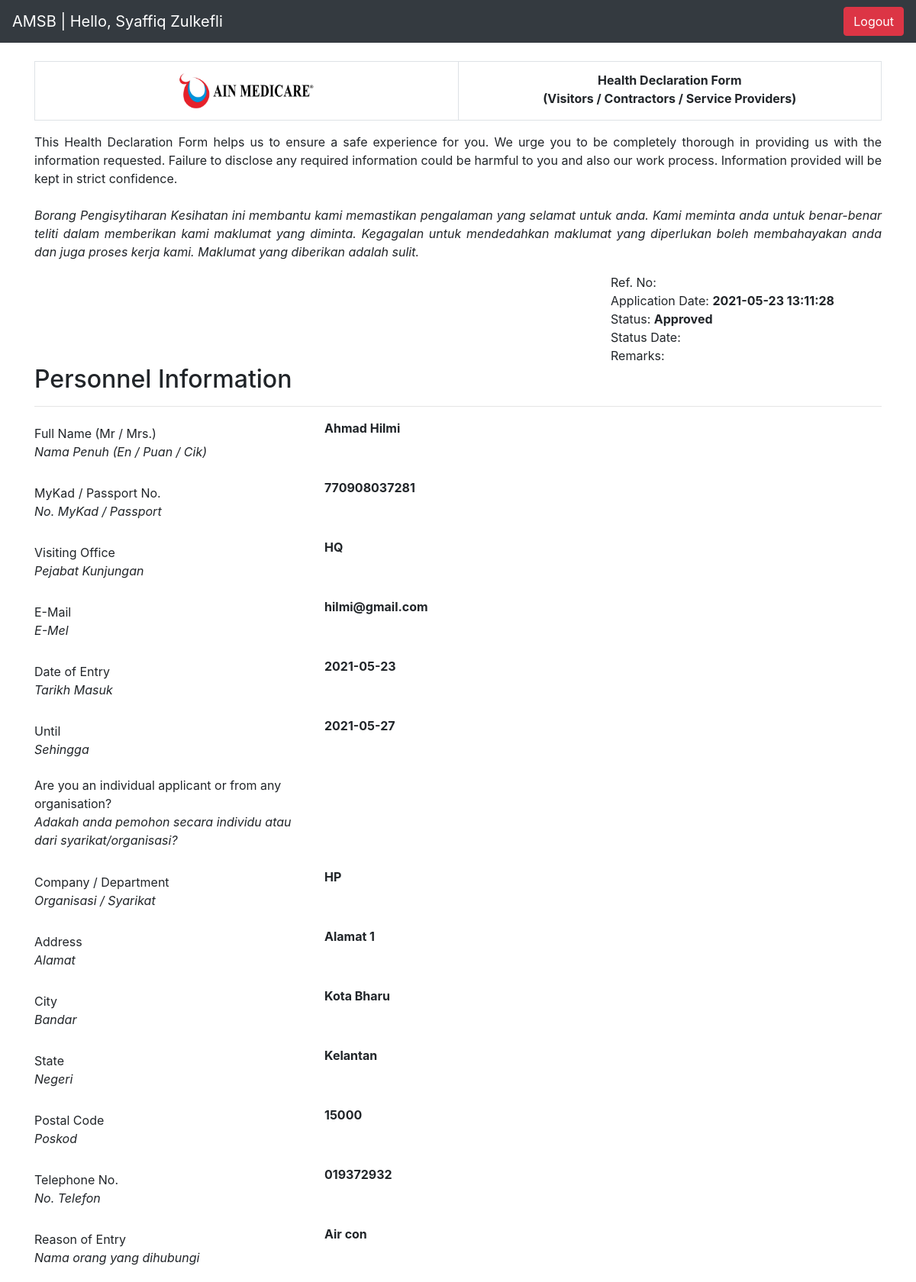
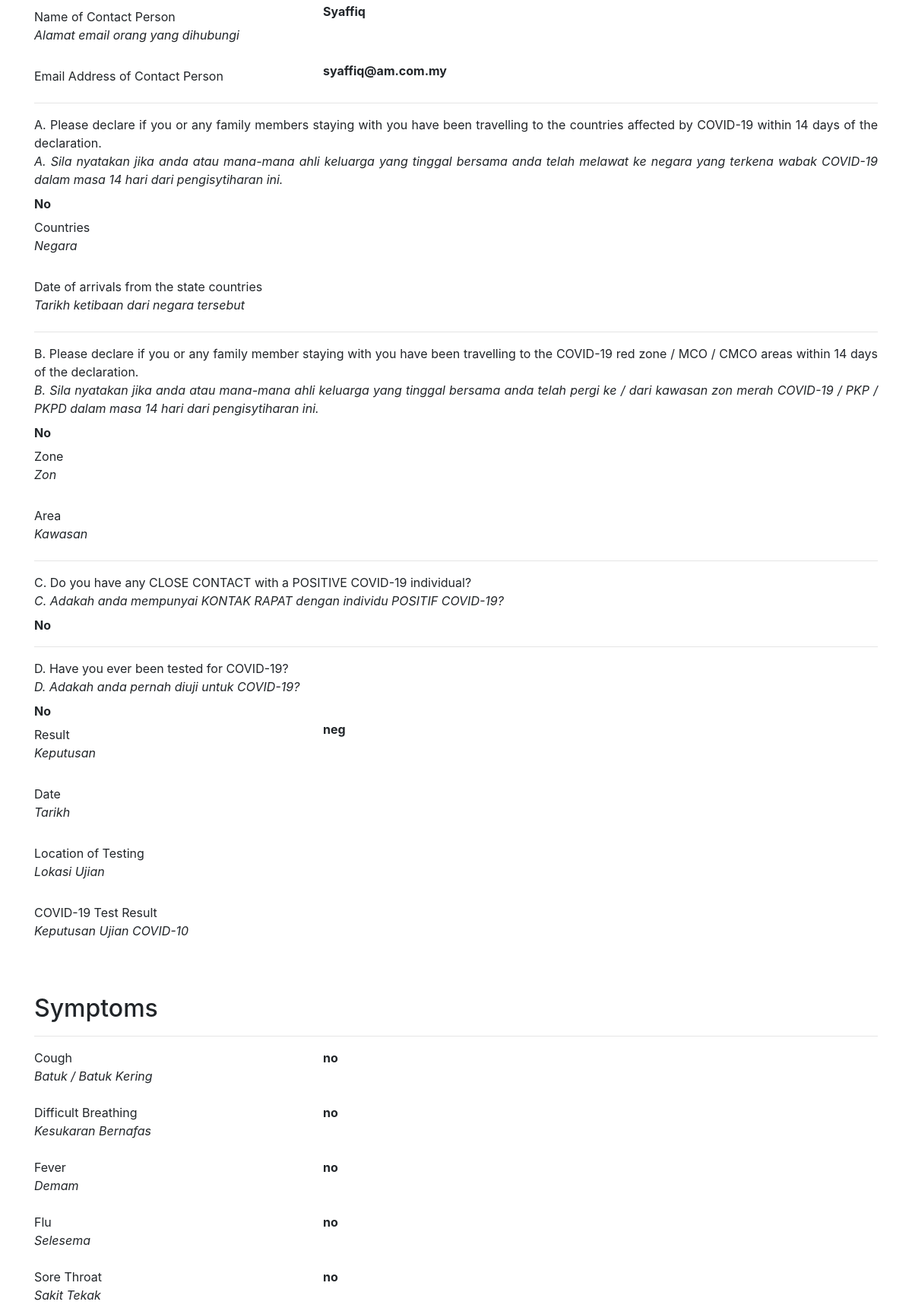
The app's page /manageappl.php?view_id=29 (signed in, upper part) with its own data (2 pictures, top to bottom).
### tables this page shows
CREATE TABLE `users` (
  `user_id` int(11) NOT NULL,
  `name` varchar(50) NOT NULL,
  `email` varchar(100) NOT NULL,
  `username` varchar(50) NOT NULL,
  `password` varchar(250) NOT NULL,
  `usertype` int(5) NOT NULL COMMENT '1 - IT\r\n2 - HR\r\n3 - Security',
  `ainloc` varchar(15) NOT NULL
);

CREATE TABLE `hd_0001` (
  `hd_id` int(11) NOT NULL,
  `refnum` varchar(15) DEFAULT NULL,
  `fullname` varchar(50) DEFAULT NULL,
  `mykad` varchar(30) DEFAULT NULL,
  `visoffice` varchar(10) DEFAULT NULL,
  `appemail` varchar(100) DEFAULT NULL,
  `entryin` date DEFAULT NULL,
  `entryout` date DEFAULT NULL,
  `company` varchar(200) DEFAULT NULL,
  `caddress` varchar(100) DEFAULT NULL,
  `ccity` varchar(20) DEFAULT NULL,
  `cstate` varchar(20) DEFAULT NULL,
  `cpostal` varchar(10) DEFAULT NULL,
  `telno` varchar(30) DEFAULT NULL,
  `reasonentry` varchar(150) DEFAULT NULL,
  `nameconperson` varchar(50) DEFAULT NULL,
  `emailaddconperson` varchar(100) DEFAULT NULL,
  `radio1` varchar(5) DEFAULT NULL,
  `country` varchar(100) NOT NULL DEFAULT 'NA',
  `doafromcountries` date DEFAULT NULL,
  `radio2` varchar(5) DEFAULT NULL,
  `individu` varchar(100) NOT NULL DEFAULT 'NA',
  `areafrom` varchar(100) NOT NULL DEFAULT 'NA',
  `radio3` varchar(5) DEFAULT NULL,
  `radio4` varchar(5) DEFAULT NULL,
  `rescovid` varchar(10) NOT NULL DEFAULT 'NA',
  `datetest` date DEFAULT NULL,
  `loctest` varchar(50) NOT NULL DEFAULT 'NA',
  `cough` varchar(5) DEFAULT NULL,
  `diffbreathing` varchar(5) DEFAULT NULL,
  `fever` varchar(5) DEFAULT NULL,
  `flu` varchar(5) DEFAULT NULL,
  `sorethroat` varchar(5) DEFAULT NULL,
  `othersymptoms` varchar(300) DEFAULT NULL,
  `applstatus` varchar(10) NOT NULL DEFAULT 'Pending',
  `dt_apply` datetime DEFAULT NULL,
  `dt_updstatus` datetime DEFAULT NULL,
  `dt_updsby` int(11) DEFAULT NULL,
  `covtestresult` varchar(200) DEFAULT NULL
);

### login/lib/library.php (called while the page is built, shortened)
<?php
class DemoLib
{
    public function UserDetails($user_id)
    {
        try {
            $db = DB();
            $query = $db->prepare("SELECT user_id, name, username, email, usertype, ainloc FROM users WHERE user_id=:user_id");
            $query->bindParam("user_id", $user_id, PDO::PARAM_STR);
            $query->execute();
            if ($query->rowCount() > 0) {
                return $query->fetch(PDO::FETCH_OBJ);
            }
        } catch (PDOException $e) {
            exit($e->getMessage());
        }
    }
}

### manageappl.php (the view, shortened to what this page needs)
<?php
include('login/assets.php');
  if(isset($_GET['view_id']) && !empty($_GET['view_id']))
	{
		$id = $_GET['view_id'];
		$stmt = $db->prepare("SELECT * FROM hd_0001 WHERE hd_id ='$id' OR refnum = '$id'");
		$stmt->execute();
	}
   while($row=$stmt->fetch(PDO::FETCH_ASSOC))
   { extract($row);
?>
<body>
<div class="container">
<div class="row">
<div class="col-md-12">
<br>
<table class="table table-bordered">
    <tr>
      <th scope="col" width="50%" style="text-align:center;"><img src="logoain.png" width="180px"></th>
      <th scope="col" style="text-align:center;">Health Declaration Form <br> (Visitors / Contractors / Service Providers)</th>
    </tr>
</table>
<p align="justify">This Health Declaration Form helps us to ensure a safe experience for you. We urge you to be completely thorough in providing us with the information requested. Failure to disclose any required information could be harmful to you and also our work process. Information provided will be kept in strict confidence.
<br><br>
<i>Borang Pengisytiharan Kesihatan ini membantu kami memastikan pengalaman yang selamat untuk anda. Kami meminta anda untuk benar-benar teliti dalam memberikan kami maklumat yang diminta. Kegagalan untuk mendedahkan maklumat yang diperlukan boleh membahayakan anda dan juga proses kerja kami. Maklumat yang diberikan adalah sulit.</i>
</p>
<div class="container">
  <div class="row">
    <div class="col-sm-8"></div>
    <div class="col-sm-4">
    Ref. No: <b><?php echo $refnum; ?></b><br>
    Application Date: <b><?php echo $dt_apply; ?></b><br>
    Status: <b><?php echo $applstatus; ?></b><br>
    Status Date: <b><?php echo $dt_updstatus; ?></b><br>
    Remarks: <b><?php echo $remarks; ?></b>
    </div>
  <div>
<div>
<h2>Personnel Information</h2>
<hr>
  <div class="form-group row">
    <label class="col-4 col-form-label" for="fullname">Full Name (Mr / Mrs.) <br><i>Nama Penuh (En / Puan / Cik)</i></label>
    <div class="col-8">
        <b><?php echo $fullname; ?></b>
    </div>
  </div>
  <div class="form-group row">
    <label for="mykad" class="col-4 col-form-label">MyKad / Passport No. <br><i>No. MyKad / Passport</i></label>
    <div class="col-8">
    <b> <?php echo $mykad; ?></b>
    </div>
  </div>
  <div class="form-group row">
    <label for="visoffice" class="col-4 col-form-label">Visiting Office<br><i>Pejabat Kunjungan</i></label>
    <div class="col-8">
    <b> <?php echo $visoffice; ?></b>
    </div>
  </div>
  <div class="form-group row">
    <label for="email" class="col-4 col-form-label">E-Mail <br><i>E-Mel</i></label>
    <div class="col-8">
    <b><?php echo $appemail; ?></b>
    </div>
  </div>
  <div class="form-group row">
    <label for="entryin" class="col-4 col-form-label">Date of Entry <br><i>Tarikh Masuk</i></label>
    <div class="col-8">
    <b><?php echo $entryin; ?></b>
    </div>
  </div>
  <div class="form-group row">
    <label for="entryout" class="col-4 col-form-label">Until <br><i>Sehingga</i></label>
    <div class="col-8">
    <b><?php echo $entryout; ?></b>
    </div>
  </div>
  <div class="form-group row">
    <label class="col-4">Are you an individual applicant or from any organisation? <br><i>Adakah anda pemohon secara individu atau dari syarikat/organisasi?</i></label>
    <div class="col-8">
    </div>
  </div>
  <div class="form-group row">
    <label for="company" class="col-4 col-form-label">Company / Department <br><i>Organisasi / Syarikat</i></label>
    <div class="col-8">
    <b><?php echo $company; ?></b>
    </div>
  </div>
  <div class="form-group row">
    <label for="caddress" class="col-4 col-form-label">Address <br><i>Alamat</i></label>
    <div class="col-8">
    <b><?php echo $caddress; ?></b>
    </div>
  </div>
  <div class="form-group row">
    <label for="ccity" class="col-4 col-form-label">City <br><i>Bandar</i></label>
    <div class="col-8">
    <b><?php echo $ccity; ?></b>
    </div>
  </div>
  <div class="form-group row">
    <label for="cstate" class="col-4 col-form-label">State <br><i>Negeri</i></label>
    <div class="col-8">
        <b><?php echo $cstate; ?></b>
    </div>
  </div>
  <div class="form-group row">
    <label for="cpostal" class="col-4 col-form-label">Postal Code <br><i>Poskod</i></label>
    <div class="col-8">
    <b><?php echo $cpostal; ?></b>
    </div>
  </div>
  <div class="form-group row">
    <label for="telno" class="col-4 col-form-label">Telephone No.<br><i>No. Telefon</i></label>
    <div class="col-8">
    <b><?php echo $telno; ?></b>
    </div>
  </div>
  <div class="form-group row">
    <label for="reasonentry" class="col-4 col-form-label">Reason of Entry <br><i>Nama orang yang dihubungi</i></label>
    <div class="col-8">
    <b><?php echo $reasonentry; ?></b>
    </div>
  </div>
  <div class="form-group row">
    <label for="nameconperson" class="col-4 col-form-label">Name of Contact Person <br><i>Alamat email orang yang dihubungi</i></label>
    <div class="col-8">
    <b><?php echo $nameconperson; ?></b>
    </div>
  </div>
  <div class="form-group row">
    <label for="emailaddconperson" class="col-4 col-form-label">Email Address of Contact Person</label>
    <div class="col-8">
       <b><?php echo $emailaddconperson; ?></b>
    </div>
  </div>
  <hr>
  <div class="form-group">
    <label align="justify">A. Please declare if you or any family members staying with you have been travelling to the countries affected by COVID-19 within 14 days of the declaration. <br><i>A. Sila nyatakan jika anda atau mana-mana ahli keluarga yang tinggal bersama anda telah melawat ke negara yang terkena wabak COVID-19 dalam masa 14 hari dari pengisytiharan ini.</i></label>
        <b><?php echo $radio1; ?></b>
    <div class="form-group row">
    <label for="country" class="col-4 col-form-label">Countries <br><i>Negara</i></label>
    <div class="col-8">
    </div>
  </div>
  <div class="form-group row">
    <label for="doafromcountries" class="col-4 col-form-label">Date of arrivals from the state countries <br><i>Tarikh ketibaan dari negara tersebut</i></label>
    <div class="col-8">
    </div>
  </div>
</div>
<hr>
<div class="form-group">
<label align="justify">B. Please declare if you or any family member staying with you have been travelling to the COVID-19 red zone / MCO / CMCO areas within 14 days of the declaration. <br><i>B. Sila nyatakan jika anda atau mana-mana ahli keluarga yang tinggal bersama anda telah pergi ke / dari kawasan zon merah COVID-19 / PKP / PKPD dalam masa 14 hari dari pengisytiharan ini.</i></label>
<b><?php echo $radio2; ?></b>
   <div class="form-group row">
   <label for="areafrom" class="col-4 col-form-label">Zone <br> <i>Zon</i></label>
    <div class="col-8">
    </div>
  </div>
  <div class="form-group row">
    <label for="areafrom" class="col-4 col-form-label">Area <br> <i>Kawasan</i></label>
    <div class="col-8">
    </div>
  </div>
  </div>
<hr>
  <div class="form-group">
<label align="justify">C. Do you have any CLOSE CONTACT with a POSITIVE COVID-19 individual? <br><i>C. Adakah anda mempunyai KONTAK RAPAT dengan individu POSITIF COVID-19?</i></label>
<br>
<b><?php echo $radio3; ?></b>
<hr>
<div class="form-group">
<label align="justify">D. Have you ever been tested for COVID-19? <br><i>D. Adakah anda pernah diuji untuk COVID-19? </i></label>
<br>
<b><?php echo $radio4; ?></b>
    <div class="form-group row">
    <label for="rescovid" class="col-4 col-form-label">Result <br> <i>Keputusan</i></label>
    <div class="col-8">
        <b><?php echo $rescovid; ?></b>
    </div>
  </div>
  <div class="form-group row">
    <label for="datetest" class="col-4 col-form-label">Date <br> <i>Tarikh</i></label>
    <div class="col-8">
    </div>
  </div>
  <div class="form-group row">
    <label for="loctest" class="col-4 col-form-label">Location of Testing <br> <i>Lokasi Ujian</i></label>
    <div class="col-8">
    </div>
  </div>
  <div class="form-group row">
    <label for="loctest" class="col-4 col-form-label">COVID-19 Test Result <br> <i>Keputusan Ujian COVID-10</i></label>
    <div class="col-8">
    </div>
  </div>
  </div>
<br><br>
<h2>Symptoms</h2>
<hr>
  <div class="form-group row">
    <label class="col-4">Cough <br><i>Batuk / Batuk Kering</i></label>
    <div class="col-8">
        <b><?php echo $cough; ?></b>
    </div>
  </div>
  <div class="form-group row">
    <label class="col-4">Difficult Breathing <br><i>Kesukaran Bernafas</i></label>
    <div class="col-8">
        <b><?php echo $diffbreathing; ?></b>
    </div>
  </div>
  <div class="form-group row">
    <label class="col-4">Fever <br><i>Demam</i></label>
    <div class="col-8">
        <b><?php echo $fever; ?></b>
    </div>
  </div>
  <div class="form-group row">
    <label class="col-4">Flu <br><i>Selesema</i></label>
    <div class="col-8">
        <b><?php echo $flu; ?></b>
    </div>
  </div>
  <div class="form-group row">
    <label class="col-4">Sore Throat <br><i>Sakit Tekak</i></label>
    <div class="col-8">
        <b><?php echo $sorethroat; ?></b>
    </div>
  </div>
 <?php
  }
 include('login/footer.php');
 ?>

### login/assets.php (shortened to what this page needs)
<!DOCTYPE html>
<html>
<head>
<link rel="stylesheet" href="https://stackpath.bootstrapcdn.com/bootstrap/4.1.3/css/bootstrap.min.css">
<link rel="stylesheet" href="https://maxcdn.bootstrapcdn.com/font-awesome/4.7.0/css/font-awesome.min.css">
<?php
require __DIR__ . '/lib/library.php';
$app = new DemoLib();
$user = $app->UserDetails($_SESSION['user_id']);
?> <body>
<nav class="navbar navbar-expand-lg navbar-dark bg-dark sticky-top">
<a class="navbar-brand" <?php if(($user->usertype) < 3) { echo 'href="formreview.php?view="'; } else { echo 'href="#"'; } ?>>AMSB | Hello, <?php echo $user->name; ?></a>
<div class="collapse navbar-collapse" id="navbarSupportedContent">
  <div class="form-inline my-2 my-lg-0">
    <a href="login/logout.php"><button class="btn btn-danger my-2 my-sm-0" type="submit">Logout</button></a>
  </div>
</div>
</nav>
</head>
<body>

### records on screen
users: name "Syaffiq Zulkefli"
hd_0001: dt_apply "2021-05-23 13:11:28", applstatus "Approved", fullname "Ahmad Hilmi", mykad "770908037281", visoffice "HQ", appemail "hilmi@gmail.com", entryin "2021-05-23", entryout "2021-05-27", company "HP", caddress "Alamat 1", ccity "Kota Bharu", cstate "Kelantan", cpostal "15000", telno "019372932", reasonentry "Air con", nameconperson "Syaffiq", emailaddconperson "syaffiq@am.com.my", radio1 "No", radio2 "No", radio3 "No", radio4 "No", rescovid "neg", cough "no", diffbreathing "no", fever "no", flu "no", sorethroat "no"
